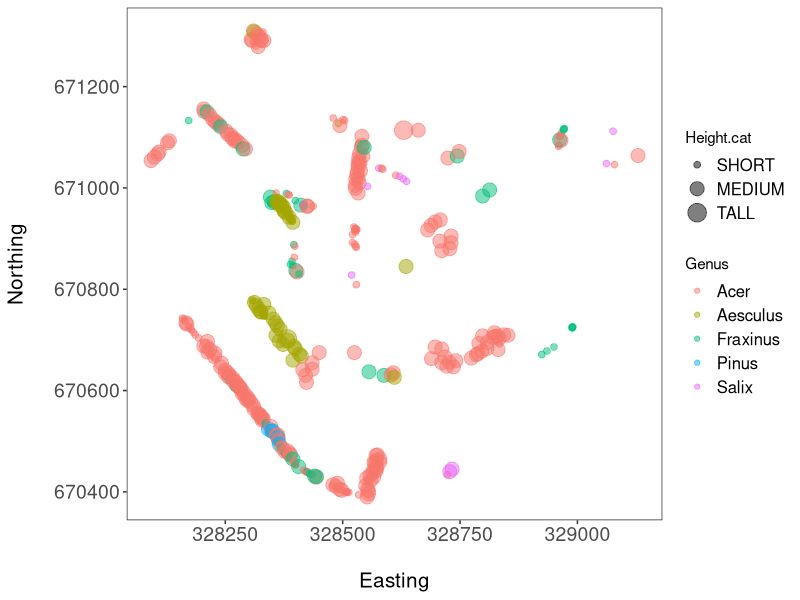
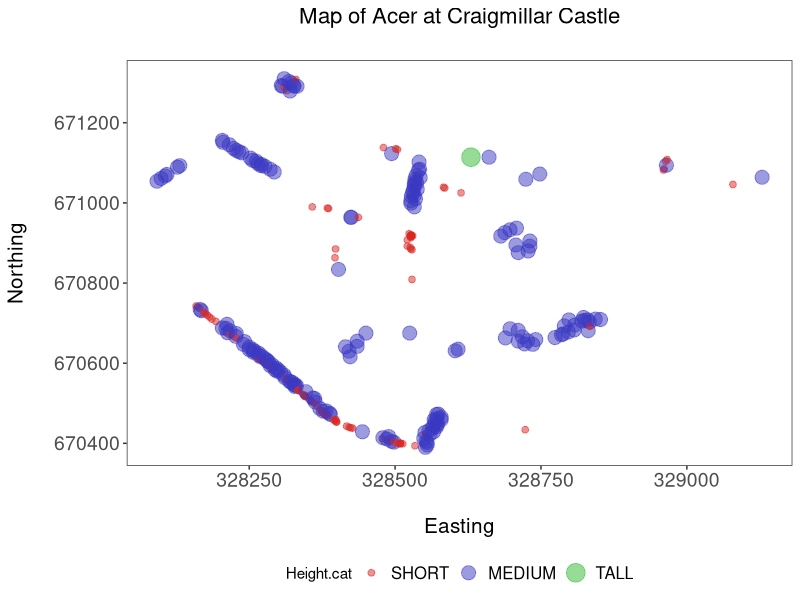
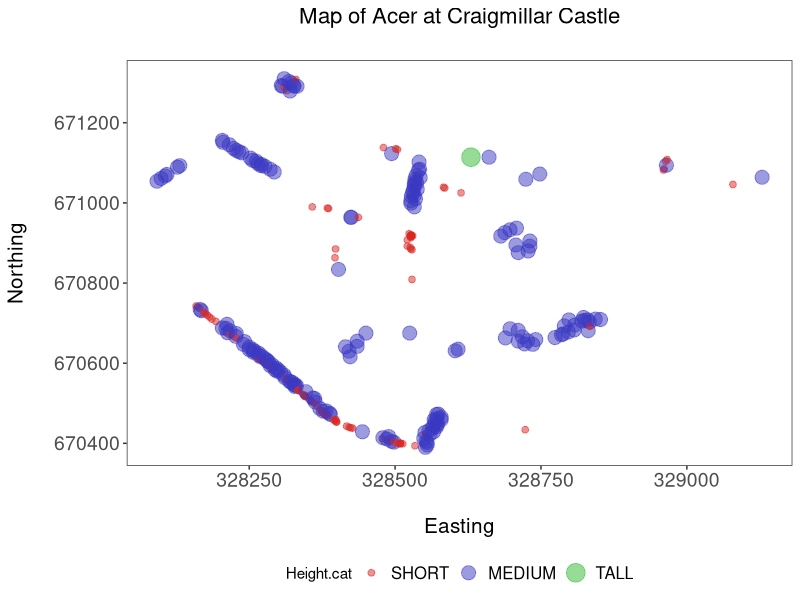
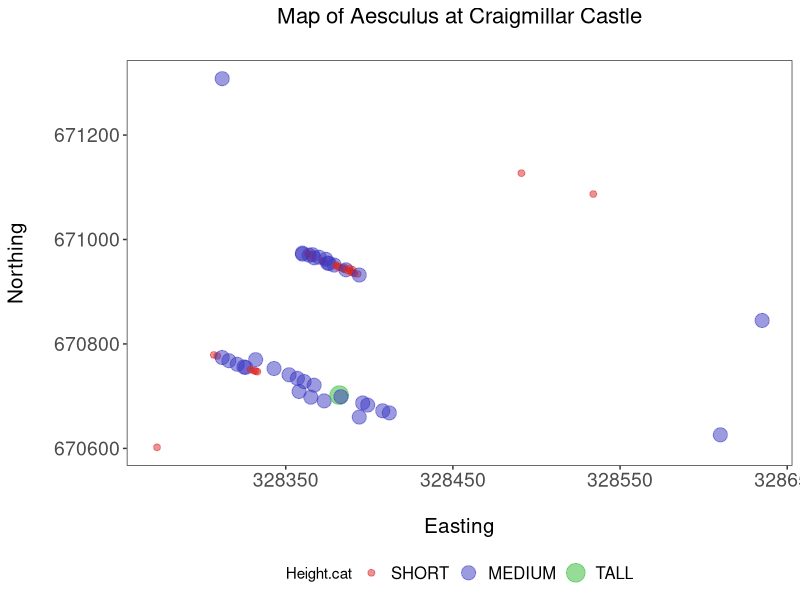
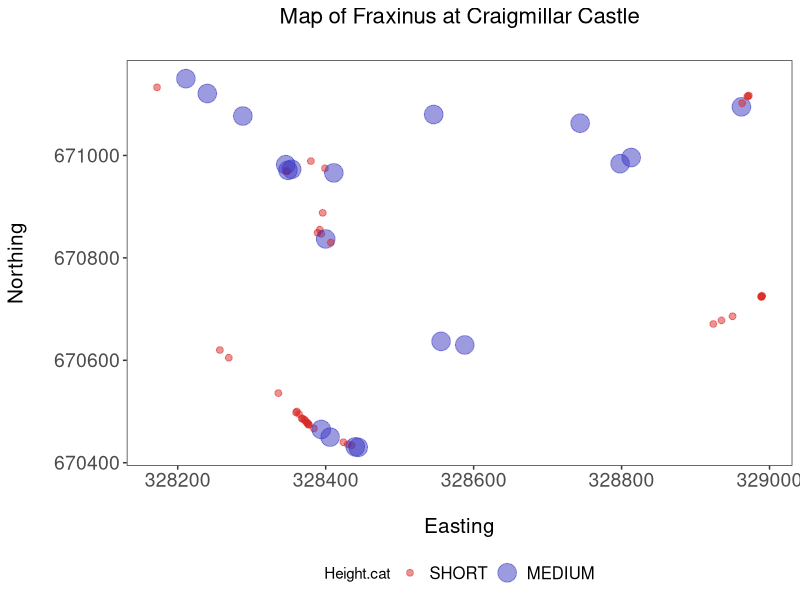
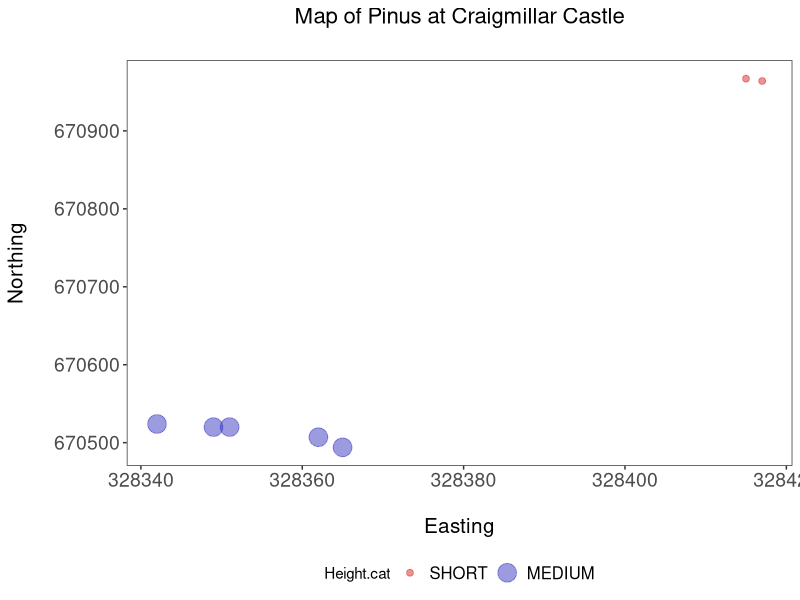
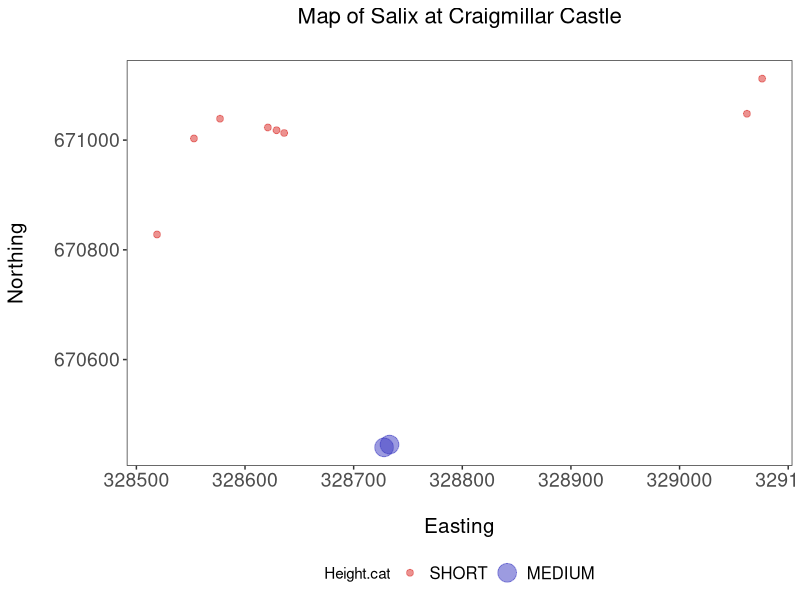

The R source for these figures, in order: (Note: this script raises an error after producing the figures.)
##%######################################################%##
#                                                          #
####             Efficient data manipulation            ####
####              Course by Our Coding Club             ####
####                      8.8.2024                      ####
#                                                          #
##%######################################################%##

# Packages ----
library(dplyr)
library(tidyr)
library(ggplot2)

# Set working directory ----
setwd("C:/Users/pavla/OneDrive/Documents/GitHub/R-course/CC_course_stream2-master/01_Data_manip_2")

# Custom functions ----
theme_scatterplot1 <- function(){
  theme_bw() +
    theme(panel.grid = element_blank(),
          axis.text = element_text(size = 14),
          axis.title = element_text(size = 15),
          legend.text = element_text(size = 12))
}

theme_scatterplot2 <- function(){
  theme_bw() +
    theme(panel.grid = element_blank(),
          axis.text = element_text(size = 14),
          axis.title = element_text(size = 15),
          legend.text = element_text(size = 12),
          plot.title = element_text(size = 16, hjust = 0.5),
          legend.position = "bottom")
}
# Import and clean data ----
trees <- read.csv("trees.csv")

head(trees)

# how many trees of each species are found in the dataset
trees.summary <- trees %>%
  group_by(CommonName) %>%
  summarise(count = length(CommonName))

# or I can use function tally (same as summarise(count = length(CommonName)))
trees.summary <- trees %>%
  group_by(CommonName) %>%
  tally()

trees.subset  <- trees %>% 
  filter(CommonName %in% c('Common Ash', 'Rowan', 'Scots Pine')) %>% 
  group_by(CommonName, AgeGroup) %>% 
  tally()

# More dplyr functions ----
# Summarise_all
summ.all <- summarise_all(trees, mean)

# ifelse and case_when
vector <- c(4, 13, 15, 6)      # create a vector to evaluate

ifelse(vector < 10, "A", "B")  # give the conditions: if inferior to 10, return A, if not, return B

vector2 <- c("What am I?", "A", "B", "C", "D")

case_when(vector2 == "What am I?" ~ "I am the walrus",
          vector2 %in% c("A", "B") ~ "goo",
          vector2 == "C" ~ "ga",
          vector2 == "D" ~ "joob")

# Create a Genus column using mutate, case_when and grepl
unique(trees$LatinName)

genus <- trees %>% 
  mutate(Genus = case_when(
    grepl("Acer", LatinName) ~ "Acer",
    grepl("Fraxinus", LatinName) ~ "Fraxinus",
    grepl("Sorbus", LatinName) ~ "Sorbus",
    grepl("Betula", LatinName) ~ "Betula",
    grepl("Populus", LatinName) ~ "Populus",
    grepl("Laburnum", LatinName) ~ "Laburnum",
    grepl("Aesculus", LatinName) ~ "Aesculus",
    grepl("Fagus", LatinName) ~ "Fagus",
    grepl("Prunus", LatinName) ~ "Prunus",
    grepl("Pinus", LatinName)  ~ "Pinus",
    grepl("Sambucus", LatinName) ~ "Sambucus",
    grepl("Crataegus", LatinName) ~ "Crataegus",
    grepl("Ilex", LatinName) ~ "Ilex",
    grepl("Quercus", LatinName) ~ "Quercus",
    grepl("Sorbus", LatinName) ~ "Sorbus",
    grepl("Larix", LatinName) ~ "Larix",
    grepl("Salix", LatinName) ~ "Salix",
    grepl("Alnus", LatinName) ~ "Alnus")
  )

genus2 <- trees %>% 
  separate(LatinName, c("Genus", "Species"), sep = " ", remove = FALSE) %>% 
  select(- Species)

# Categorize height
unique(trees$Height)

genus <- genus %>% 
  mutate(Height.cat = case_when(
    Height %in% c("5 to 10 meters", "Up to 5 meters") ~ "Short",
    Height %in% c("10 to 15 meters", "15 to 20 meters") ~ "Medium",
    Height == "20 to 25 meters" ~ "Tall")
  )

summary(genus)
# Need to first change Height.cat to factor
genus$Height.cat <- as.factor(genus$Height.cat)
levels(genus$Height.cat) #levels by default in alphabetical order

# Change the order to short, medium, tall so it makes sense logically
genus$Height.cat <- factor(genus$Height.cat,
                           levels = c('Short', 'Medium', 'Tall'),
                           labels = c('SHORT', 'MEDIUM', 'TALL'))
levels(genus$Height.cat)

# Advanced piping ----

# Subset dataframe
trees.five <- genus %>% 
  filter(Genus %in% c("Acer", "Fraxinus", "Salix", "Aesculus", "Pinus"))

# Plot the data on a scatter plot and separate by genera and size
(ggplot(trees.five, aes(x = Easting, y = Northing)) +
    geom_point(aes(size = Height.cat, colour = Genus), alpha = 0.5)+
    xlab("\nEasting") +
    ylab("Northing\n") +
    theme_scatterplot1())

# Plotting a map for each genus separately
tree.plots <- trees.five %>% 
  group_by(Genus) %>% 
  do(plots =
       ggplot(data = ., aes(x = Easting, y = Northing)) +
       geom_point(aes(size = Height.cat, colour = Height.cat), alpha = 0.5) +
       scale_color_manual(values = c("#D92623", "#3B38C2", "#2FBA31")) +
       labs(title = paste("Map of", .$Genus, "at Craigmillar Castle\n", sep = " "),
            x = "\nEasting",
            y = "Northing\n") +
       theme_scatterplot2())

# You can view the graphs before saving them
tree.plots$plots[1]

# Saving the plots to file
tree.plots %>% 
  do(.,
     ggsave(.$plots, filename = paste(getwd(), "/", "map-", .$Genus, ".png", sep = " "),
            device = "png", height = 12, width = 16, units = "cm"))
